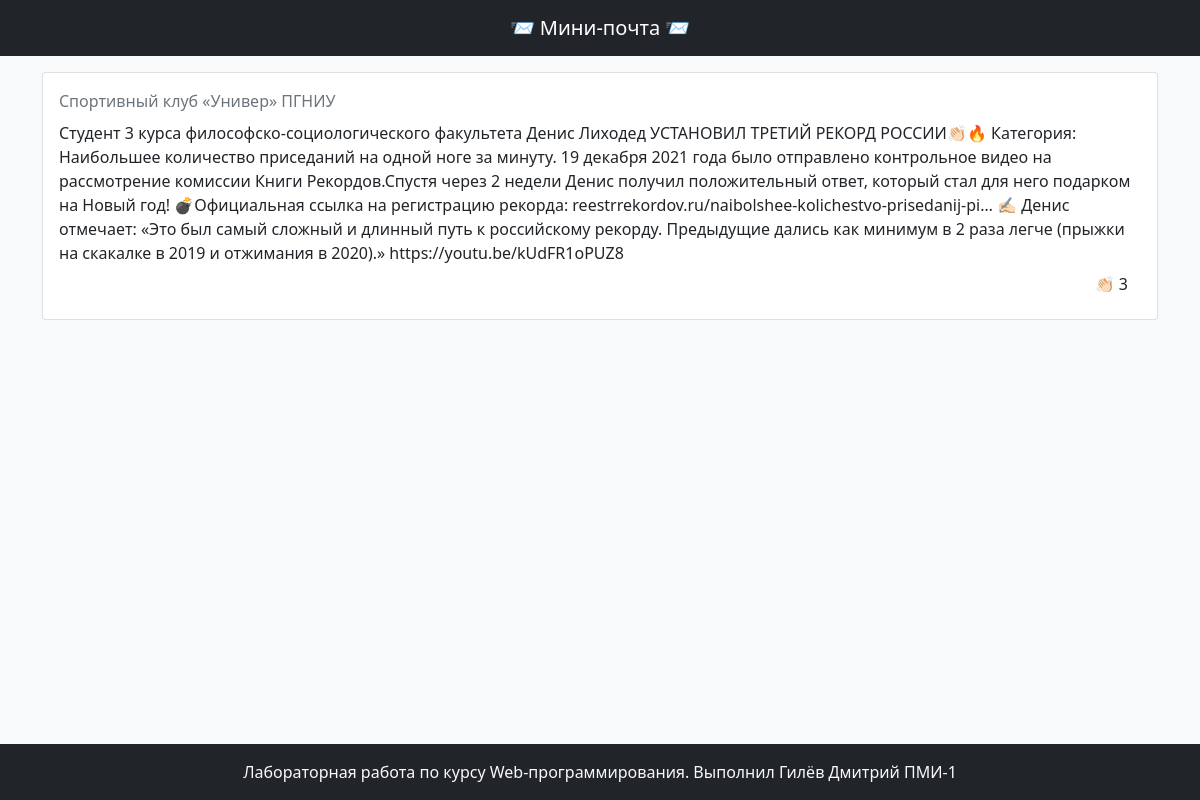
Page /messages/3 on the committed database.
### tables this page shows
CREATE TABLE messages
               (id INTEGER PRIMARY KEY AUTOINCREMENT, name text, message text, clap int);

### main.py (the view)
@app.route('/messages/<int:message_id>', methods=['GET'])
def show_message(message_id: int):
    (id, name, message, clap) = Storage.get_message(message_id)
    return render_template("message.html", id = id, name = name, message = message, clap = clap)

### storage/__init__.py (called while the page is built)
    @staticmethod
    def get_message(message_id: int) -> Message:
        cur = db.cursor()
        messages = cur.execute('SELECT * FROM messages WHERE id = ?', (message_id,)).fetchall()
        db.commit()
        return messages[0]

### templates/message.html (shortened to what this page needs)
<!DOCTYPE html>
<html lang="ru">
  <head>
    <link href="{{ url_for('static', filename='css/bootstrap.min.css') }}" rel="stylesheet" />
  </head>
  <body>
    <div class="d-flex flex-column bg-light min-vh-100">
      <nav class="navbar navbar-expand-lg navbar-dark bg-dark">
        <div class="container">
          <a class="navbar-brand mx-auto" href="/">📨 Мини-почта 📨</a>
        </div>
      </nav>
      <main class="container flex-fill my-3">
        <article class="card" data-test="message">
          <div class="card-body">
            <header class="card-title d-flex">
              <div class="text-muted" data-test="message-author">{{name}}</div>
            </header>
            <div class="card-text" data-test="message-text">
              {{message}}
            </div>
            <div class="d-flex">
              <form class="ms-auto" data-test="message-clap-form" action="/messages/clap/{{id}}", method="POST">
                <button class="btn">👏🏻 <span data-test="clap-count">{{ clap }}</span></button>
              </form>
            </div>
          </div>
        </article>
      </main>
      <footer class="bg-dark text-light py-3">
        <div class="container text-center">
          Лабораторная работа по курсу Web-программирования. Выполнил Гилёв Дмитрий ПМИ-1
        </div>
      </footer>
    </div>
  </body>
</html>

### rows in the picture
messages: name "Спортивный клуб «Универ» ПГНИУ", message "Студент 3 курса философско-социологического факультета Денис Лиходед УСТАНОВИЛ ТРЕТИЙ РЕКОРД РОССИИ👏🏻🔥 Категория: Наибольшее количество приседаний на одной ноге за минуту. 19 декабря 2021 года было отправлено контрольное видео на рассмотрение комиссии Книги Рекордов.Спустя через 2 недели Денис получил положительный ответ, который стал для него подарком на Новый год! 💣Официальная ссылка на регистрацию рекорда: reestrrekordov.ru/naibolshee-kolichestvo-prisedanij-pi… ✍🏻 Денис отмечает: «Это был самый сложный и длинный путь к российскому рекорду. Предыдущие дались как минимум в 2 раза легче (прыжки на скакалке в 2019 и отжимания в 2020).» https://youtu.be/kUdFR1oPUZ8"

### other values in the picture
{{ clap }} "3"
